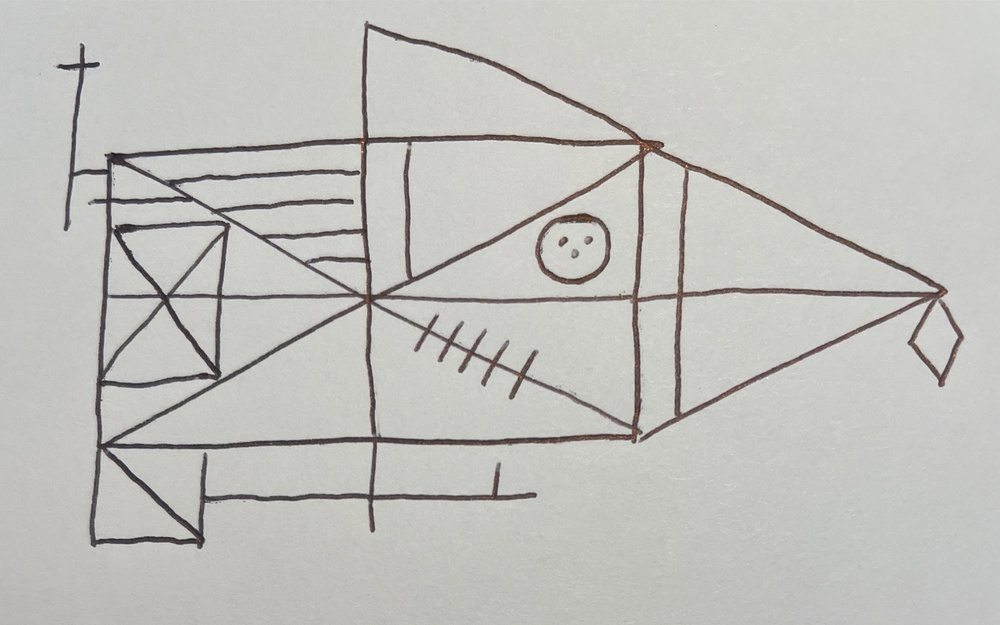
#> input picture images/handdrawn/100.jpg, 1000 x 625 px, shrunk from 2086 x 1304 before the run; its folder holds only this picture in this run
$ python -i preprocessing.py   (imports and definitions only)
#> lines starting #> are read from the running program, lines starting #| are printed output that depends on the picture; after the words box and inside, x2 and y2 are one past the last pixel; in counts of white or black regions, pixels touching at a corner belong together
import cv2
import numpy as np
import os

def change_background_folder(input_folder, output_folder, new_background_color):
    # Make sure the output folder exists
    if not os.path.exists(output_folder):
        os.makedirs(output_folder)

    # Loop through all files in the input folder
    for filename in os.listdir(input_folder):
        if filename.endswith(('.jpg', '.jpeg', '.png')):  # Check for image file extensions
            input_path = os.path.join(input_folder, filename)
            output_path = os.path.join(output_folder, filename)

            change_background(input_path, output_path)

def change_background(image_path, output_path):
    # Read the image
#> called with image_path = '../images/handdrawn/100.jpg', output_path = 'out.png'
    image = cv2.imread(image_path)
#> image is the input picture: shape (625, 1000, 3); mean B, G, R 188.4, 192.6, 192.9

    # Convert the image to HSV color space
    # hsv_image = cv2.cvtColor(image, cv2.COLOR_BGR2HSV)
    gray = cv2.cvtColor(image, cv2.COLOR_RGB2GRAY)
    left_corner = gray[0][0]
#> left_corner = 204
    print(left_corner)
#| 204
    # Define the lower and upper bounds for the color you want to replace
    lower_bound = max(0, left_corner - 10) # Adjust these values based on your image
#> lower_bound = 194
    upper_bound = min(255, left_corner + 10)
#> upper_bound = 214
    print(lower_bound)
#| 194
    print(upper_bound)
#| 214

    # Create a mask using inRange to identify pixels within the specified color range
    mask = cv2.inRange(gray, 150, 255)
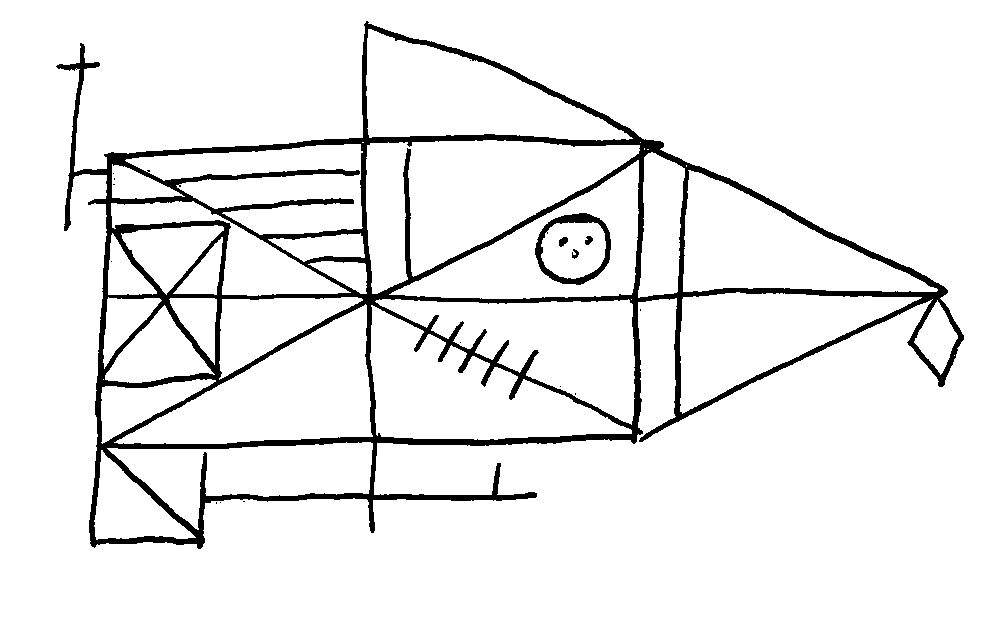
#> mask: shape (625, 1000); 93% white; 17 black regions (12 under 20 px), largest, box (x1, y1, x2, y2) and area: (56, 21, 964, 549) 42002, (535, 213, 611, 285) 1294, (559, 237, 568, 247) 63, (585, 236, 593, 245) 50, (572, 249, 579, 259) 41

    # Invert the mask to select the background
    background_mask = cv2.bitwise_not(mask)

    # # Create an all-white image
    white_background = np.full_like(gray, 255, dtype=np.uint8)

    # # Use the mask to combine the original image with the white background
    result = cv2.bitwise_and(gray, gray, mask=background_mask)
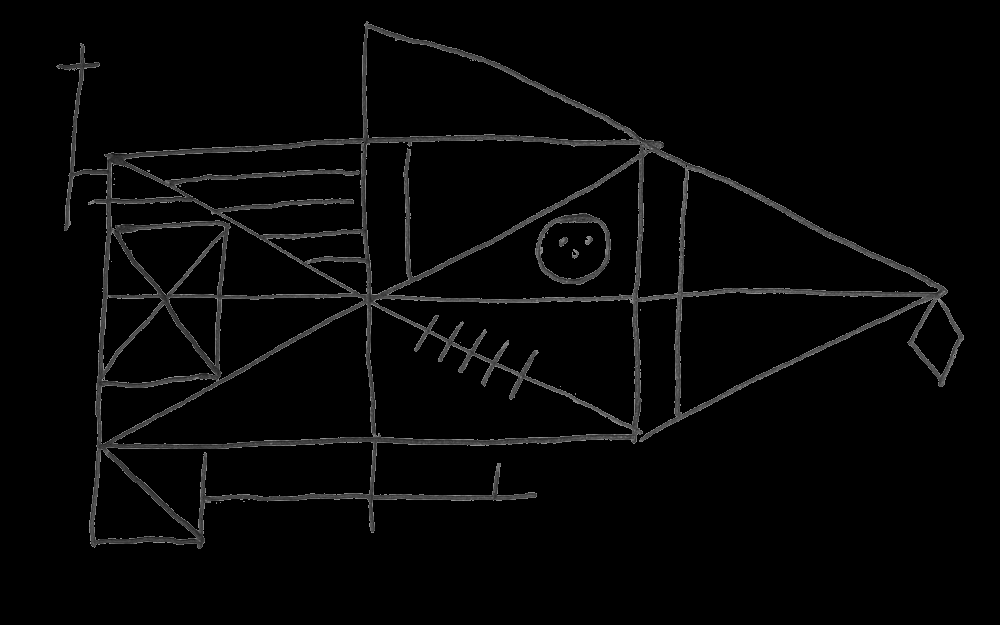
#> result: shape (625, 1000); min 0, max 149, mean 6
    result += cv2.bitwise_and(white_background, white_background, mask=mask)
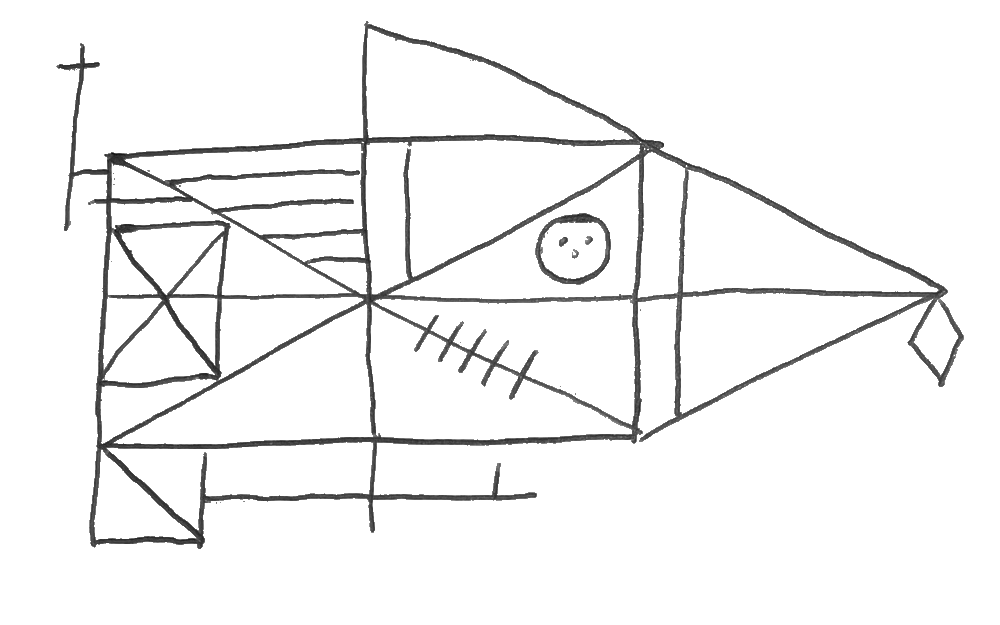
#> result: shape (625, 1000); min 15, max 255, mean 243.2
#> white_background: shape (625, 1000); every value is 255

    # Threshold the image to obtain a binary image with lines
    _, thresh = cv2.threshold(result, 170, 255, cv2.THRESH_BINARY)

    # Set the pixels corresponding to the lines to black
    result[thresh == 0] = 0
    # result = cv2.GaussianBlur(result, (5, 5), 0)

    # Save the result
    cv2.imwrite(output_path, result)
# Example usage
input_folder_path = '/content/drive/MyDrive/data/handdrawn/original'
output_folder_path = '/content/drive/MyDrive/data/handdrawn/processed'
new_background_color = [255, 255, 255]  # White color in BGR format

# [1 line not run here, left out]

>>> result = change_background('../images/handdrawn/100.jpg', 'out.png')

$ run again, on images/handdrawn/104.jpg
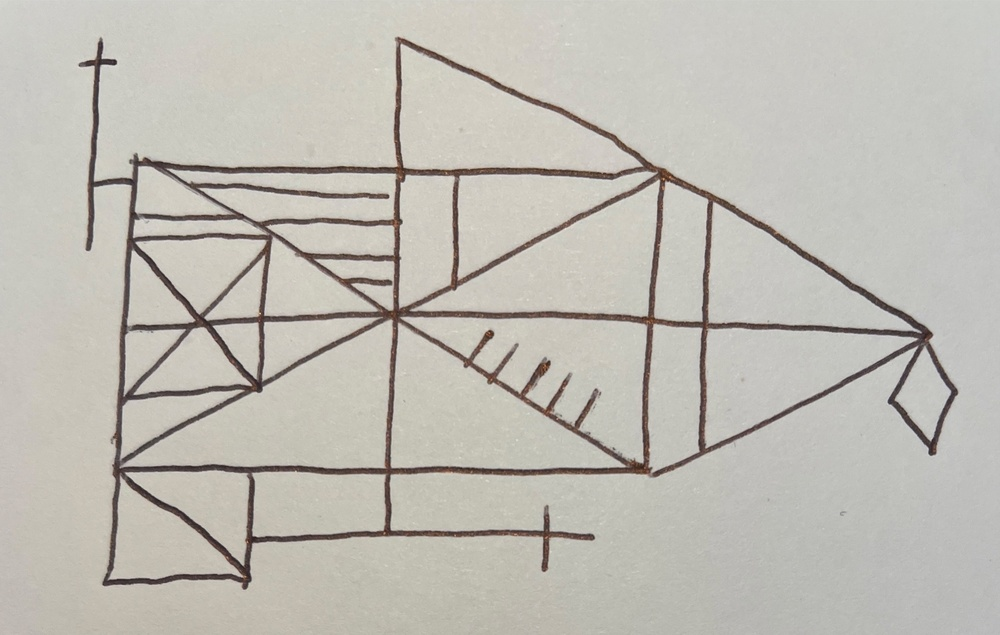
#> input picture images/handdrawn/104.jpg, 1000 x 635 px, shrunk from 2156 x 1370 before the run
#> in change_background, image is the input picture: shape (635, 1000, 3); mean B, G, R 179.7, 187.6, 190.6
#> left_corner = 211
#| 211
#> lower_bound = 201
#> upper_bound = 221
#| 201
#| 221
#> in change_background, `mask = cv2.inRange(gray, 150, 255)`:
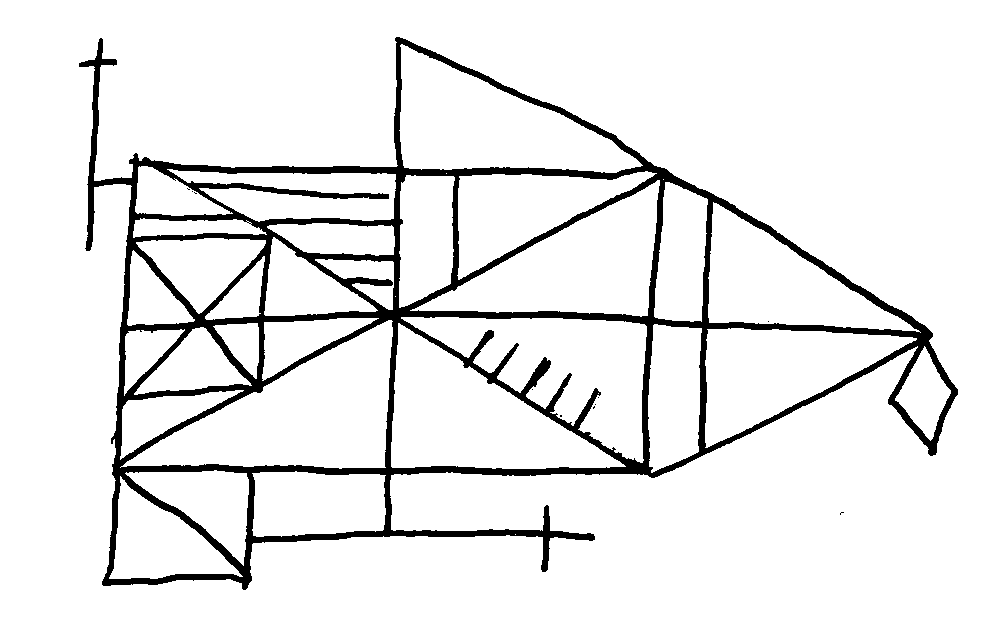
#> mask: shape (635, 1000); 92.1% white; 11 black regions (10 under 20 px), largest, box (x1, y1, x2, y2) and area: (79, 37, 958, 590) 50071
#> in change_background, `result += cv2.bitwise_and(white_background, white_background, mask=mask)`:
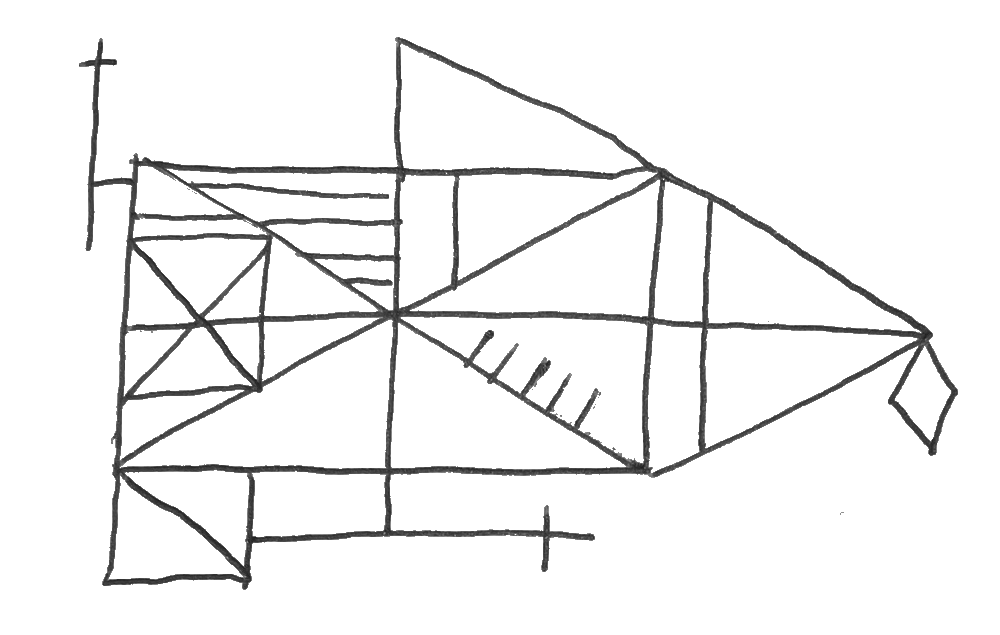
#> result: shape (635, 1000); min 27, max 255, mean 241.4
#> white_background: shape (635, 1000); every value is 255

$ run again, on images/handdrawn/108.jpg
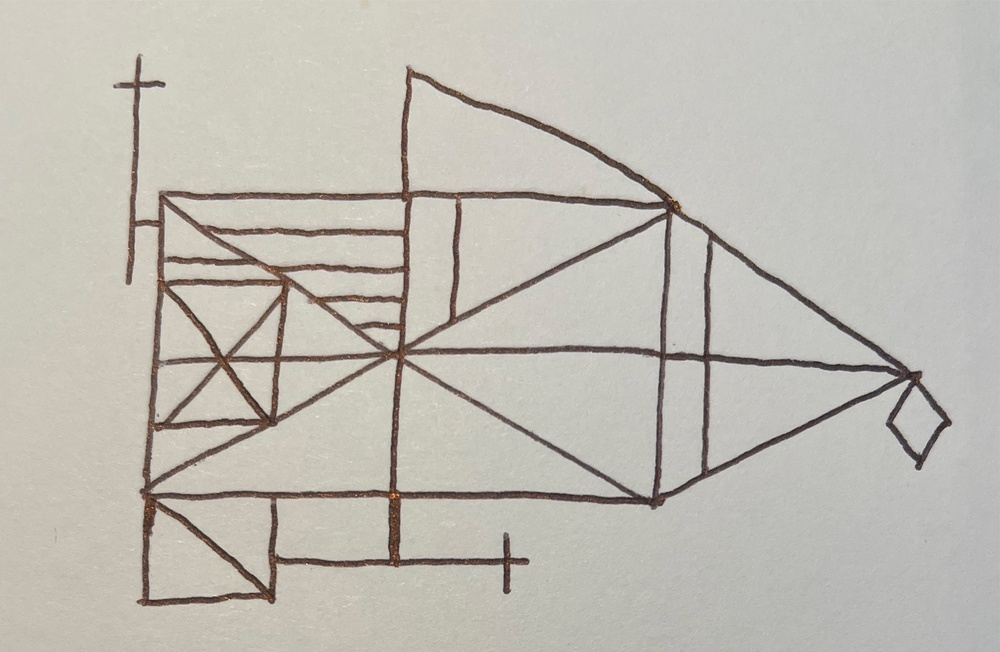
#> input picture images/handdrawn/108.jpg, 1000 x 652 px, shrunk from 1926 x 1255 before the run
#> in change_background, image is the input picture: shape (652, 1000, 3); mean B, G, R 179.6, 187.8, 191
#> left_corner = 204
#| 204
#> lower_bound = 194
#> upper_bound = 214
#| 194
#| 214
#> in change_background, `mask = cv2.inRange(gray, 150, 255)`:
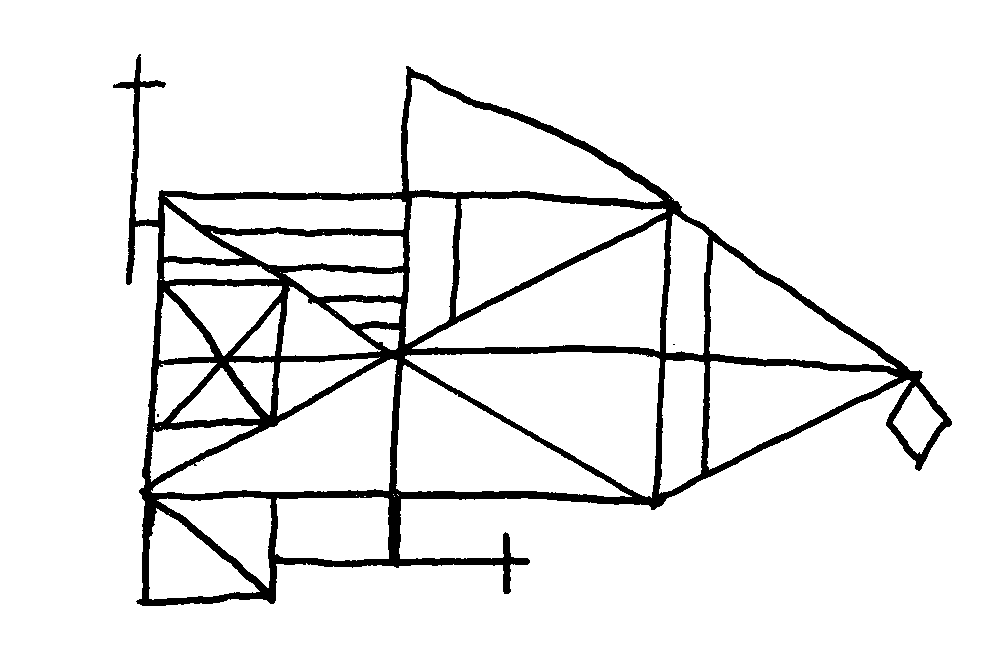
#> mask: shape (652, 1000); 92.3% white; 3 black regions (2 under 20 px), largest, box (x1, y1, x2, y2) and area: (113, 54, 952, 606) 50475
#> in change_background, `result += cv2.bitwise_and(white_background, white_background, mask=mask)`:
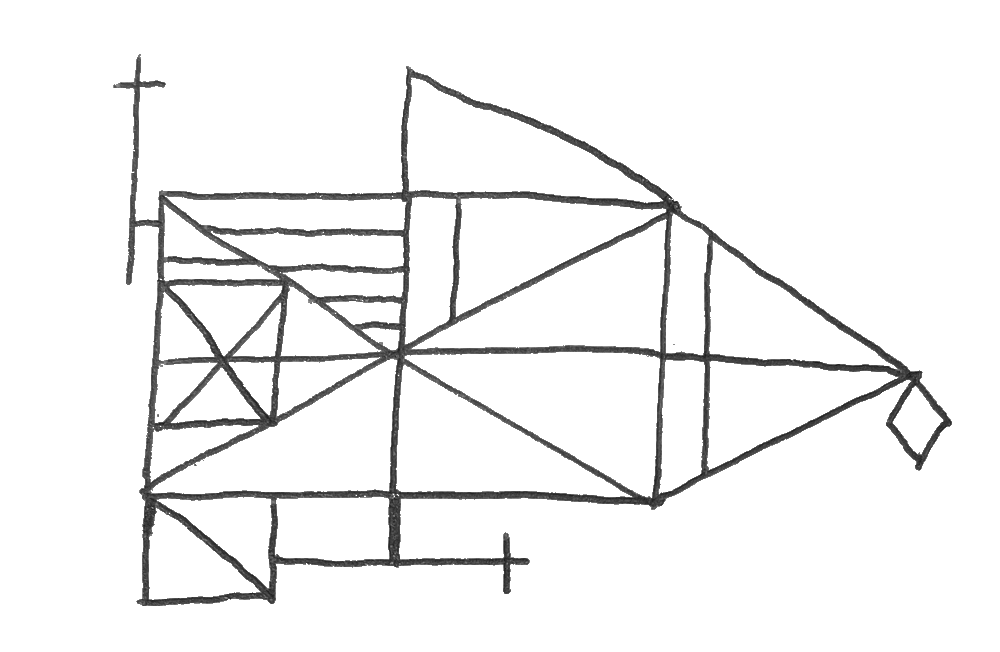
#> result: shape (652, 1000); min 24, max 255, mean 241.7
#> white_background: shape (652, 1000); every value is 255

$ run again, on images/handdrawn/75.jpg
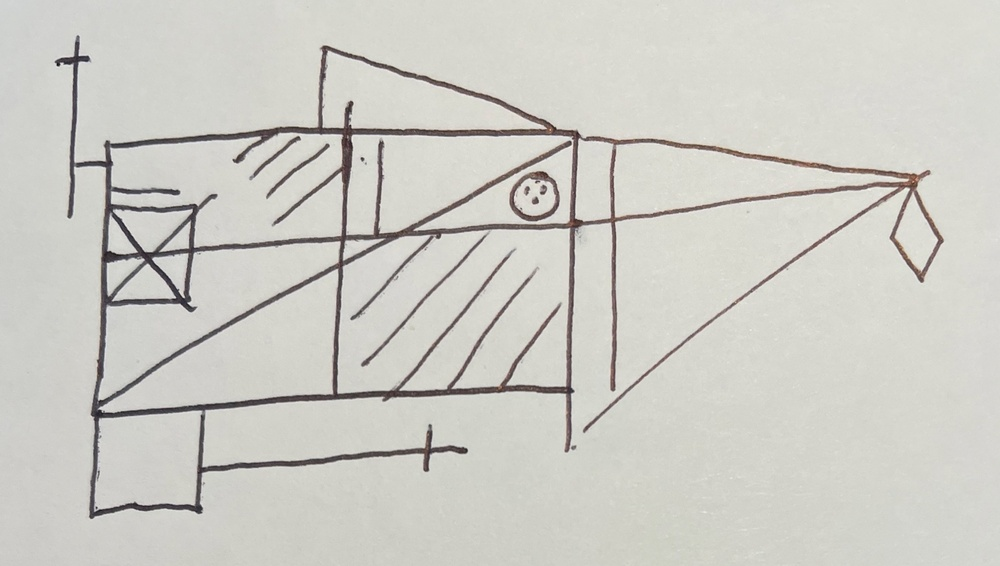
#> input picture images/handdrawn/75.jpg, 1000 x 566 px, shrunk from 1989 x 1125 before the run
#> in change_background, image is the input picture: shape (566, 1000, 3); mean B, G, R 197.7, 204.2, 205.1
#> left_corner = 211
#| 211
#> lower_bound = 201
#> upper_bound = 221
#| 201
#| 221
#> in change_background, `mask = cv2.inRange(gray, 150, 255)`:
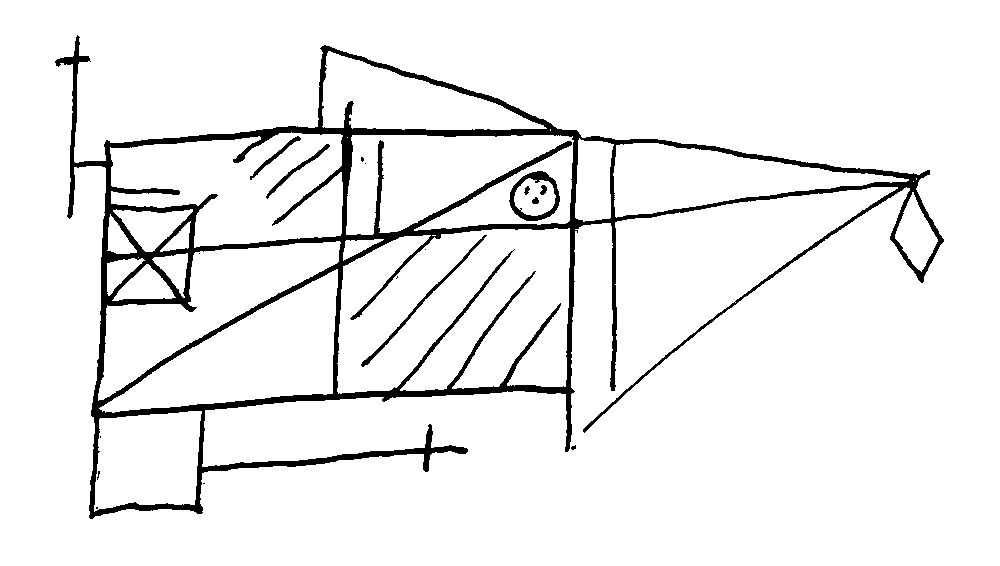
#> mask: shape (566, 1000); 93.7% white; 18 black regions (10 under 20 px), largest, box (x1, y1, x2, y2) and area: (55, 35, 944, 519) 33638, (509, 171, 560, 221) 733, (361, 235, 487, 367) 574
#> in change_background, `result += cv2.bitwise_and(white_background, white_background, mask=mask)`:
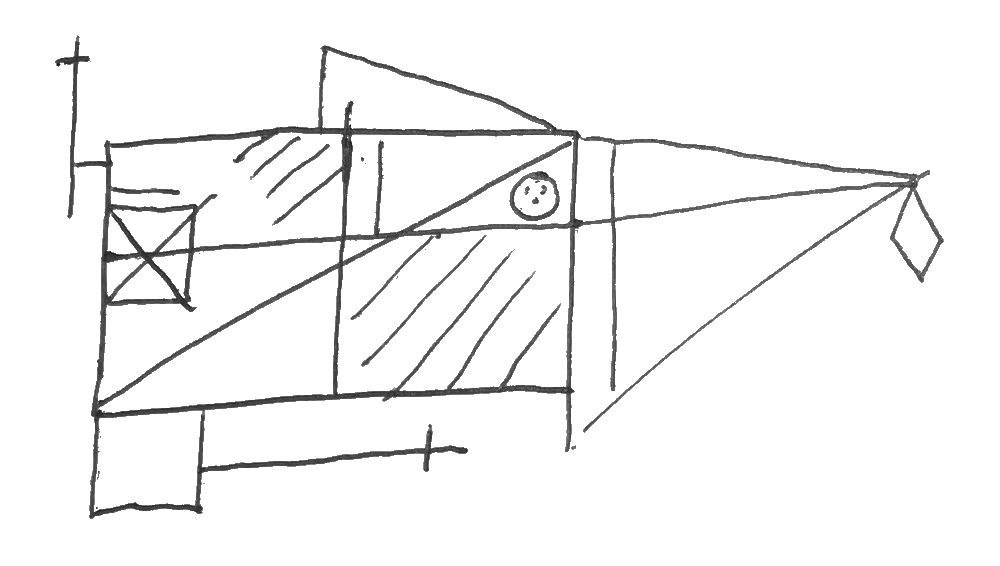
#> result: shape (566, 1000); min 9, max 255, mean 244.6
#> white_background: shape (566, 1000); every value is 255
